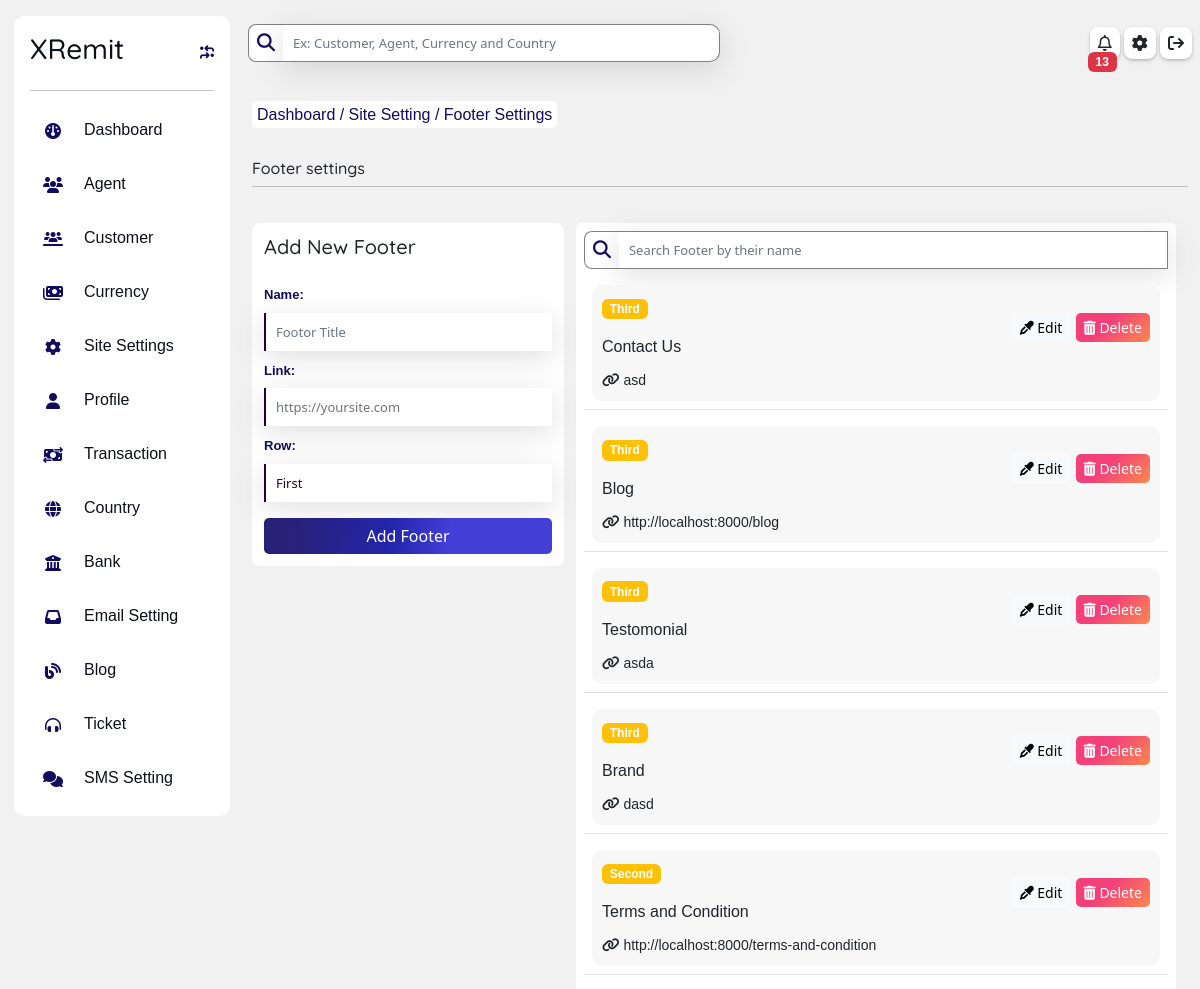
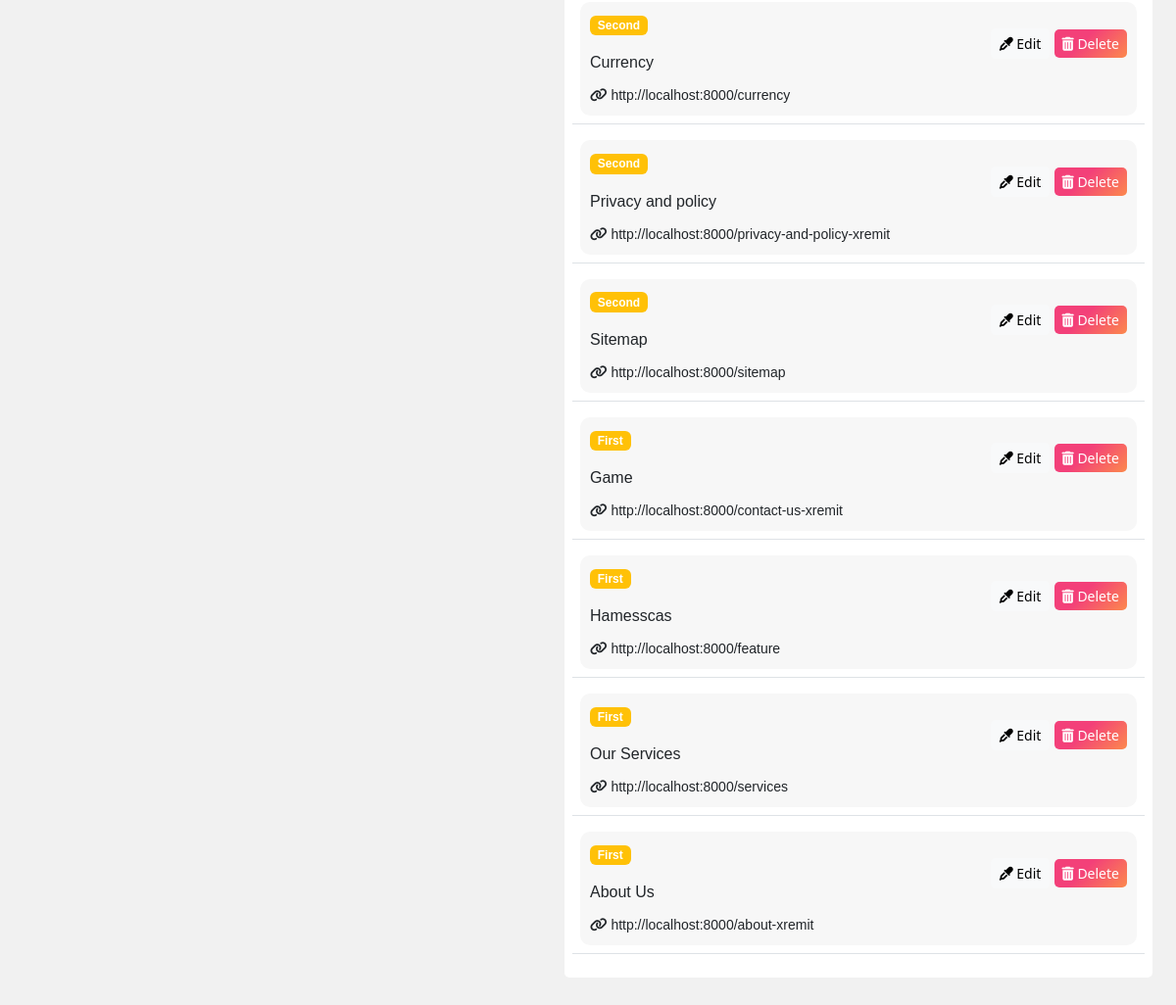
Screenshot of /owner/footer-setting with the database file from the repository (2 pictures, top to bottom).
### homepage/models.py (models this page shows, shortened)
class Footor(models.Model):
    name = models.CharField(max_length=200)
    link = models.CharField(max_length=1000)
    row = models.CharField(max_length=100, choices=(
        ('First', 'First'),
        ('Second', 'Second'),
        ('Third', 'Third')
    ), default="First")

### owner/views.py (the view, shortened to what this page needs)
# urls.py: path('footer-setting', views.footerView, name = "footer"),
def footerView(request):
    footer = Footor.objects.all().order_by('-id')
    form = FootorForm()
    dist = {
        'footer':footer,
        'form': form
    }
    noti = notification(request)
    dist.update(noti)
    return render(request, "owner/siteSetting/footor.html", dist)

### owner/forms.py
class FootorForm(forms.ModelForm):
    class Meta:
        model = Footor
        fields = ('__all__')
        widgets= {
            'name':forms.TextInput(attrs={'class':'form-control mt-2', 'placeholder':'Footor Title'}),
            'link':forms.TextInput(attrs={'class':'form-control mt-2', 'placeholder':'https://yoursite.com'}),
            'row':forms.Select(attrs={'class':'form-control mt-2'}),
        }

### homepage/models.py (called while the page is built)
    def __str__(self):
        return self.name

### owner/views.py (called while the page is built)
def notification(request):
    noti = AdminNotification.objects.filter(seen= False).order_by('-id')
    count = noti.filter(seen= False).count()
    try:
       navbarstatus= request.session['navbar']
    except:
        navbarstatus= 'big'
    li = {
        'noti':noti,
        'noti_count':count,
        'navbarstatus':navbarstatus
    }
    return li

### template/owner/siteSetting/footor.html (shortened to what this page needs)
{% extends 'owner/dashboard.html' %}
{% load static %}
{% block inside %}
<div class="row p-0 m-0 mt-3">
    <div class="mt-3 mb-3">
      <span class="breadcum">
        <a href="{%url 'owner:dashboard'%}">
            Dashboard
        </a>/
        <a href="{%url 'owner:site'%}">
            Site Setting
        </a>/
        Footer Settings
      </span>
    </div>
    <div class="row m-0  mt-3">
        <h6 class="p-0">
            Footer settings
        </h6>
        <hr>
        <div class="row p-0 m-0 mt-3">
            <div class="col-lg-4 col-12 m-0 p-0 mt-1">
                <div id="login-card" class="p-1">
                    <h5 class="m-2">Add New Footer</h5>
                    <form action="" method="post" class="p-2">
                        <div class="row p-0 m-0">
                            {{form}}
                            <button class="btn btn-primary mt-3" type="submit">
                                Add Footer
                            </button>
                        </div>
                    </form>
                </div>
            </div>
            <div class="col-lg-8 col-12 mt-1 ">
                <div class="p-2 card">
                    <div class="login-flex d-flex my-auto" style="width: 100%;">
                        <i class="fa fa-magnifying-glass my-auto p-2"></i>
                        <input type="text" name="search"  id="search" onkeyup="SearchName()" class="form-control"  placeholder="Search Footer by their name" required id="">
                    </div>
                    <table class="table border-1">
                        <tbody>
                            {% for i in footer  %}
                            <tr>
                                <td>
                                    <div class="item-list-div mt-2 p-1">
                                        <div class="d-flex justify-content-between">
                                                <div class="m-0">
                                                    <p class="badge bg-warning">
                                                        {{i.row}}
                                                    </p>
                                                    <p class="p-0 m-0">
                                                        {{i.name}}
                                                    </p>
                                                </div>
                                                <div class="my-auto">
                                                    <button class="btn btn-sm btn-light" data-bs-toggle="modal" data-bs-target="#exampleModalEdit{{i.id}}">
                                                        <i class="fa fa-eye-dropper"></i>
                                                        Edit
                                                    </button>
                                                    <button class="btn btn-sm btn-danger" data-bs-toggle="modal" data-bs-target="#exampleModal{{i.id}}">
                                                        <i class="fa fa-trash-alt"></i>
                                                        Delete
                                                    </button>
                                                </div>
                                        </div>
                                        <div class="mt-2">
                                            <small>
                                                <i class="fa fa-link"></i>
                                                {{i.link}}
                                            </small>
                                        </div>
                                    </div>
                                </td>
                            </tr>
                            {% endfor %}
                        </tbody>
                    </table>
                </div>
            </div>
        </div>
    </div>
</div>
{% endblock inside %}

### static/css/style.css (style rules this page uses)
.btn-primary { background-image: linear-gradient(92.88deg, #292177 9.16%, #2325aa 43.89%, #423fd7 64.72%); border-radius: 5px; border-style: none; color: #FFFFFF; cursor: pointer; font-weight: 500; text-align: center; transition: all .5s; }
.btn-danger { align-items: center; background-image: linear-gradient(135deg, #f34079 40%, #fc894d); border: 0; border-radius: 5px; box-sizing: border-box; color: #fff; cursor: pointer; }
.form-control { color: rgb(31, 3, 54); font-size: 13px; border: none; border-left:2px solid rgb(31, 3, 54); height: 38px; background-color: white; box-shadow: rgba(100, 100, 111, 0.2) 0px 7px 29px 0px; padding: 10px; border-radius: 0px; }
.card { border-radius: 5px; border: none!important; }
h1, h2, h3, h4, h5, h6 { font-family: 'Quicksand', sans-serif; }
body { background-color: #f1f1f1; }
#login-card { background-color: rgb(255, 255, 255); border-radius: 8px; }
.login-flex i { background-color: white; font-size: 18px; height: 38px; border-left: 1px solid grey; border-top: 1px solid grey; border-bottom: 1px solid grey; color: #110c5e; border-top-left-radius: 8px; border-bottom-left-radius: 8px; box-shadow: rgb(rgb(1rgb(169, 169, 169)84, 184), rgb(141rgb(92, 92, 92)1, 141), #1e1780); }
.breadcum { padding: 5px; font-weight:300; background-color: rgb(255, 255, 255); color: #110c5e; border-radius: 5px; box-shadow: rgba(50, 50, 93, 0.25) 0px 50px 100px -20px, rgba(0, 0, 0, 0.3) 0px 30px 60px -30px; }
.item-list-div { background-color: #f7f7f7; padding: 10px!important; border-radius: 10px; }
#search { border: none; border-right: 1px solid grey; border-top: 1px solid grey; border-bottom: 1px solid grey; border-bottom-left-radius: 0px; border-top-left-radius: 0px; }
label { color: #110c5e; font-size: 13px; font-family:sans-serif; font-weight: bold; margin-top: 10px!important; }

### template/owner/siteSetting/footor.html (style rules this page uses)
label { padding: 0px!important; }

### rows the page displays
Footor: row "Third", name "Contact Us", link "asd"
Footor: row "Third", name "Blog", link "http://localhost:8000/blog"
Footor: row "Third", name "Testomonial", link "asda"
Footor: row "Third", name "Brand", link "dasd"
Footor: row "Second", name "Terms and Condition", link "http://localhost:8000/terms-and-condition"
Footor: row "Second", name "Currency", link "http://localhost:8000/currency"
Footor: row "Second", name "Privacy and policy", link "http://localhost:8000/privacy-and-policy-xremit"
Footor: row "Second", name "Sitemap", link "http://localhost:8000/sitemap"
Footor: row "First", name "Game", link "http://localhost:8000/contact-us-xremit"
Footor: row "First", name "Hamesscas", link "http://localhost:8000/feature"
Footor: row "First", name "Our Services", link "http://localhost:8000/services"
Footor: row "First", name "About Us", link "http://localhost:8000/about-xremit"

### other values shown
{{ noti_count }} "13"
